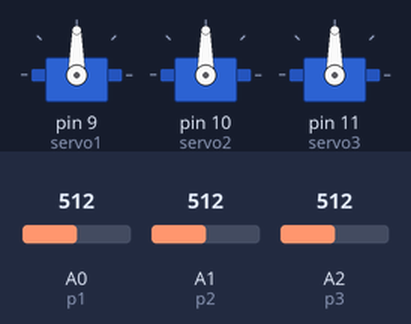
Bench run of a sketch on a simulated Arduino Uno, built with avr-gcc and run on an emulated ATmega328P. On the bench: 3 × servo. The test bench sets the inputs (shaded band); at power-on: A0 (p1) = 512, A1 (p2) = 512, A2 (p3) = 512.

Above: at 1.2 s.
1.3 s: A0 (p1) set to 716
At 1.6 s:
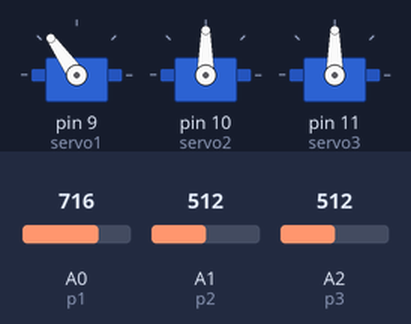
2.8 s: A1 (p2) set to 716
At 3.9 s:
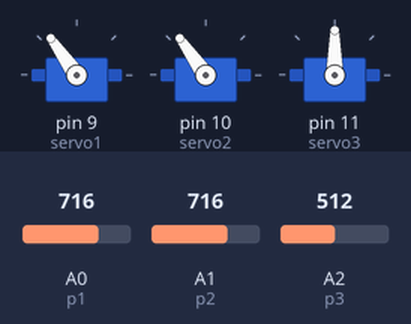
4.3 s: A2 (p3) set to 716
At 5.0 s:
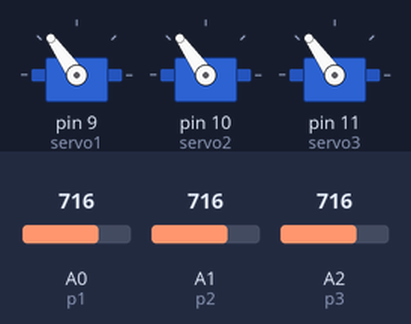
5.8 s: A0 (p1) set to 900
At 6.2 s:
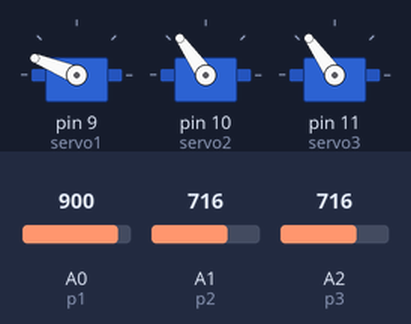
7.3 s: A1 (p2) set to 900
At 8.5 s:
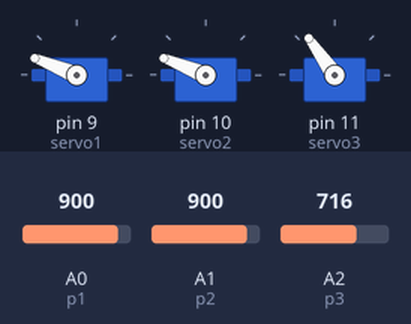
8.8 s: A2 (p3) set to 900
At 9.6 s:
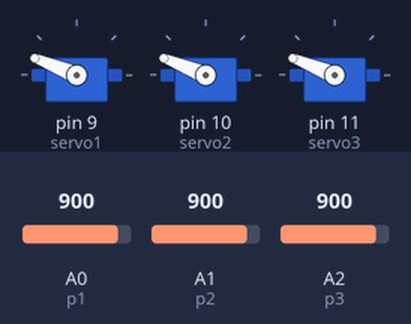
Timing chart, 0 to 11.3 s (numbered marks = the images above; inputs shaded):
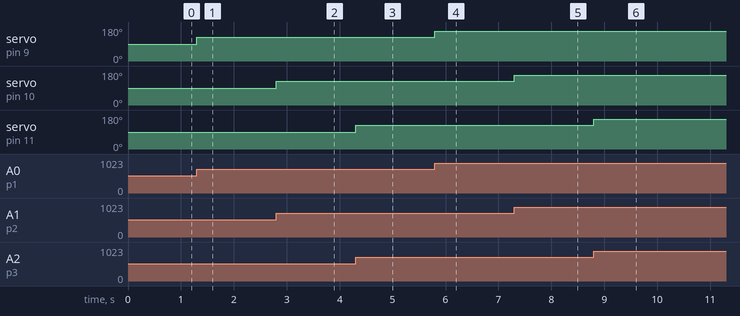

Measured:
- after the input at 1.3 s, servo on pin 9 (servo1): 90° → 125° at once
- after the input at 2.8 s, servo on pin 10 (servo2): 90° → 125° at once
- after the input at 4.3 s, servo on pin 11 (servo3): 90° → 125° at once
- after the input at 5.8 s, servo on pin 9 (servo1): 125° → 158° at once
- after the input at 7.3 s, servo on pin 10 (servo2): 125° → 158° at once
- after the input at 8.8 s, servo on pin 11 (servo3): 125° → 158° at once

The sketch:

robot_arm.ino
```cpp
#include <Servo.h>
Servo servo1,servo2,servo3;
int x,y,z;
#define p1 A0
#define p2 A1
#define p3 A2
void setup() {
  // put your setup code here, to run once:
servo1.attach(9);
servo2.attach(10);
servo3.attach(11);
}

void loop() {
  // put your main code here, to run repeatedly:
x=analogRead(p1);
y=analogRead(p2);
z=analogRead(p3);
x=map(x,0,1023,0,180);
y=map(y,0,1023,0,180);
z=map(z,0,1023,0,180);
servo1.write(x);
servo2.write(y);
servo3.write(z);
}
```
